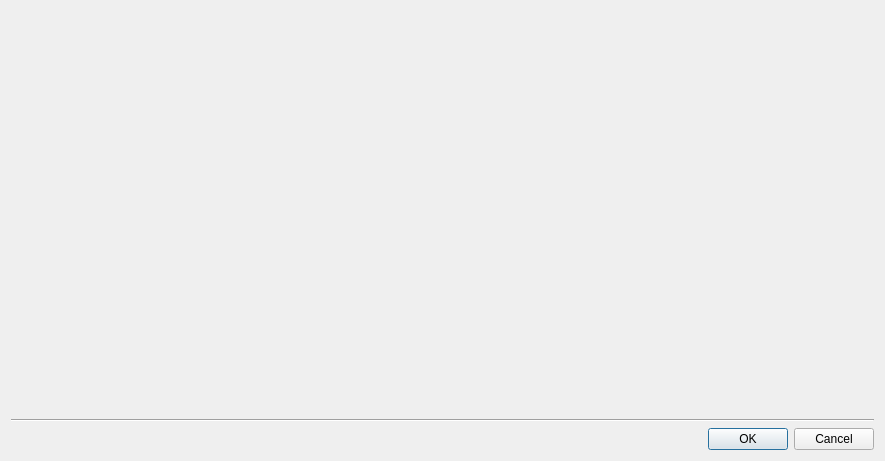
<?xml version="1.0" encoding="UTF-8"?>
<ui version="4.0">
 <class>CurveConfigDialog</class>
 <widget class="QDialog" name="CurveConfigDialog">
  <property name="geometry">
   <rect>
    <x>0</x>
    <y>0</y>
    <width>885</width>
    <height>461</height>
   </rect>
  </property>
  <property name="windowTitle">
   <string>Configure Plot</string>
  </property>
  <layout class="QGridLayout" name="gridLayout_2">
   <property name="horizontalSpacing">
    <number>5</number>
   </property>
   <item row="0" column="0">
    <widget class="rqt_multiplot::CurveConfigWidget" name="widgetCurveConfig" native="true"/>
   </item>
   <item row="2" column="0">
    <widget class="QDialogButtonBox" name="buttonBox">
     <property name="standardButtons">
      <set>QDialogButtonBox::Cancel|QDialogButtonBox::Ok</set>
     </property>
     <property name="centerButtons">
      <bool>false</bool>
     </property>
    </widget>
   </item>
   <item row="1" column="0">
    <widget class="Line" name="line">
     <property name="orientation">
      <enum>Qt::Horizontal</enum>
     </property>
    </widget>
   </item>
  </layout>
 </widget>
 <customwidgets>
  <customwidget>
   <class>rqt_multiplot::CurveConfigWidget</class>
   <extends>QWidget</extends>
   <header location="global">rqt_multiplot/CurveConfigWidget.hpp</header>
   <container>1</container>
  </customwidget>
 </customwidgets>
 <resources/>
 <connections>
  <connection>
   <sender>buttonBox</sender>
   <signal>accepted()</signal>
   <receiver>CurveConfigDialog</receiver>
   <slot>accept()</slot>
   <hints>
    <hint type="sourcelabel">
     <x>442</x>
     <y>444</y>
    </hint>
    <hint type="destinationlabel">
     <x>442</x>
     <y>230</y>
    </hint>
   </hints>
  </connection>
  <connection>
   <sender>buttonBox</sender>
   <signal>rejected()</signal>
   <receiver>CurveConfigDialog</receiver>
   <slot>reject()</slot>
   <hints>
    <hint type="sourcelabel">
     <x>442</x>
     <y>444</y>
    </hint>
    <hint type="destinationlabel">
     <x>442</x>
     <y>230</y>
    </hint>
   </hints>
  </connection>
 </connections>
</ui>
